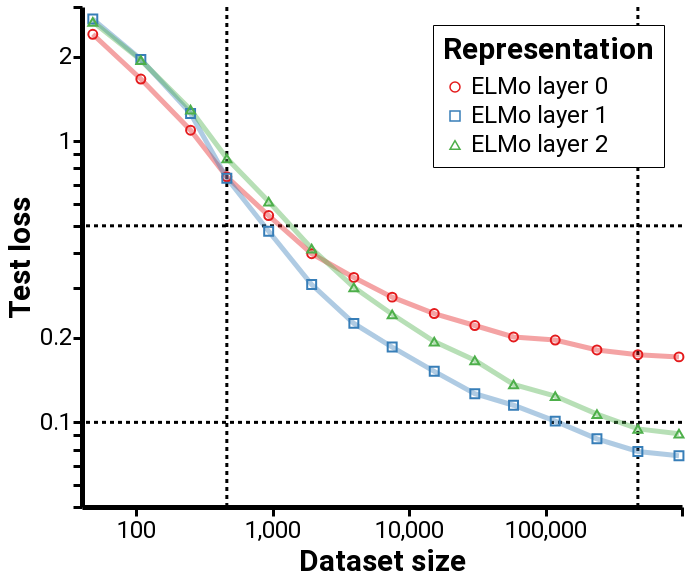

Write notebook code for a chart like this one.
### Code cell
df = load_exps([
    'online_l0_n40000_corruptedFalse',
    'online_l1_n40000_corruptedFalse',
    'online_l2_n40000_corruptedFalse',
    'online_l0_n40000_corruptedFalse_seed1',
    'online_l1_n40000_corruptedFalse_seed1',
    'online_l2_n40000_corruptedFalse_seed1',
    'online_l0_n40000_corruptedFalse_seed0',
    'online_l1_n40000_corruptedFalse_seed0',
    'online_l2_n40000_corruptedFalse_seed0',
    'online_l0_n40000_corruptedFalse_seed2',
    'online_l1_n40000_corruptedFalse_seed2',
    'online_l2_n40000_corruptedFalse_seed2',
])
df = merge_seeds(df)

# df_add = load_exps([
#     '1k_online_l0_n40000_corruptedFalse_seed0',
#     '1k_online_l1_n40000_corruptedFalse_seed0',
#     '1k_online_l2_n40000_corruptedFalse_seed0',
# ])
# df_add = merge_seeds(df_add)
# df = pd.concat([df, df_add], sort=False)
# df_add = load_exps([
#     '100k_online_l0_n40000_corruptedFalse_seed0',
#     '100k_online_l1_n40000_corruptedFalse_seed0',
#     '100k_online_l2_n40000_corruptedFalse_seed0',

# ])
# df_add = merge_seeds(df_add)
# df = pd.concat([df, df_add], sort=False)

df = df.groupby(['representation', 'n']).mean().reset_index()
epsilons = [0.1, 0.5]
ns = [461, 474838]
chart = loss_data_chart(df, final=True, xrules=ns, yrules=epsilons)
display(chart)
save(chart, 'elmo_layers.pdf')
make_latex(df, ns=ns, stack=True)

### Figure 1 — Vega-Lite specification as saved in the notebook (floating-point values rounded to 4 significant figures)
{"config": {"view": {"continuousWidth": 400, "continuousHeight": 300, "stroke": "333", "strokeWidth": 0}, "axis": {"domainColor": "333", "domainWidth": 5, "grid": false, "labelFontSize": 24, "tickColor": "333", "tickCount": 4, "tickOffset": 0, "tickSize": 9, "tickWidth": 3, "titleFontSize": 30}, "font": "Roboto", "legend": {"cornerRadius": 0, "fillColor": "white", "labelFontSize": 24, "labelLimit": 0, "orient": "top-right", "padding": 10, "rowPadding": 5, "strokeColor": "black", "titleFontSize": 30, "titleLimit": 0, "titlePadding": 10}, "title": {"fontSize": 30, "fontWeight": "normal"}}, "layer": [{"data": {"name": "data-e10056bf0454688931c309f0da8ff23d"}, "mark": {"type": "rule", "color": "999", "size": 3, "strokeDash": [4, 4]}, "encoding": {"x": {"type": "quantitative", "field": "x"}}}, {"data": {"name": "data-e10056bf0454688931c309f0da8ff23d"}, "mark": {"type": "rule", "color": "999", "size": 3, "strokeDash": [4, 4]}, "encoding": {"y": {"type": "quantitative", "field": "y"}}}, {"data": {"name": "data-b4a8a96cb532dfeef008eebaa6548c65"}, "mark": {"type": "line", "opacity": 0.4, "size": 5}, "encoding": {"color": {"type": "nominal", "field": "representation", "legend": null, "scale": {"scheme": "set1"}, "title": "Representation"}, "x": {"type": "quantitative", "field": "n", "scale": {"domain": [40, 1000000], "nice": false, "type": "log"}, "title": "Dataset size"}, "y": {"type": "quantitative", "aggregate": "mean", "field": "mean_loss_test", "scale": {"domain": [0.05, 3], "nice": false, "type": "log"}, "title": "Test loss"}}, "title": ""}, {"data": {"name": "data-b4a8a96cb532dfeef008eebaa6548c65"}, "mark": {"type": "point", "opacity": 1, "size": 80}, "encoding": {"color": {"type": "nominal", "field": "representation", "scale": {"scheme": "set1"}, "title": "Representation"}, "shape": {"type": "nominal", "field": "representation", "title": "Representation"}, "tooltip": [{"type": "quantitative", "field": "n"}, {"type": "nominal", "field": "representation"}], "x": {"type": "quantitative", "field": "n", "scale": {"domain": [40, 1000000], "nice": false, "type": "log"}, "title": "Dataset size"}, "y": {"type": "quantitative", "aggregate": "mean", "field": "mean_loss_test", "scale": {"domain": [0.05, 3], "nice": false, "type": "log"}, "title": "Test loss"}}, "title": ""}], "background": "white", "height": 500, "resolve": {"scale": {"color": "independent", "shape": "independent"}}, "width": 600, "$schema": "https://vega.github.io/schema/vega-lite/v4.8.1.json", "datasets": {"data-e10056bf0454688931c309f0da8ff23d": [{"x": 461.0, "y": null}, {"x": 474800.0, "y": null}, {"x": null, "y": 0.1}, {"x": null, "y": 0.5}], "data-b4a8a96cb532dfeef008eebaa6548c65": [{"representation": "ELMo layer 0", "n": 48, "corrupted": false, "loss_dev": 93910.0, "loss_online_portion": 119.2, "loss_test": 136000.0, "loss_train": null, "mdl": 258.1, "mean_loss_dev": 2.341, "mean_loss_online_portion": 2.404, "mean_loss_test": 2.399, "model_layer": 0.0, "num_examples_dev": 1700.0, "num_examples_online_portion": 2.0, "num_examples_test": 2416.0, "num_examples_train": null, "num_targets_dev": 40120.0, "num_targets_online_portion": 51.75, "num_targets_real_dev": 40120.0, "num_targets_real_online_portion": 51.75, "num_targets_real_test": 56680.0, "num_targets_real_train": null, "num_targets_test": 56680.0, "num_targets_train": null, "train_targets": 47.0}, {"representation": "ELMo layer 0", "n": 108, "corrupted": false, "loss_dev": 65400.0, "loss_online_portion": 226.3, "loss_test": 94270.0, "loss_train": null, "mdl": 377.3, "mean_loss_dev": 1.63, "mean_loss_online_portion": 1.674, "mean_loss_test": 1.663, "model_layer": 0.0, "num_examples_dev": 1700.0, "num_examples_online_portion": 5.0, "num_examples_test": 2416.0, "num_examples_train": null, "num_targets_dev": 40120.0, "num_targets_online_portion": 136.0, "num_targets_real_dev": 40120.0, "num_targets_real_online_portion": 136.0, "num_targets_real_test": 56680.0, "num_targets_real_train": null, "num_targets_test": 56680.0, "num_targets_train": null, "train_targets": 98.75}, {"representation": "ELMo layer 0", "n": 250, "corrupted": false, "loss_dev": 43140.0, "loss_online_portion": 280.9, "loss_test": 62030.0, "loss_train": null, "mdl": 603.6, "mean_loss_dev": 1.075, "mean_loss_online_portion": 1.17, "mean_loss_test": 1.094, "model_layer": 0.0, "num_examples_dev": 1700.0, "num_examples_online_portion": 10.0, "num_examples_test": 2416.0, "num_examples_train": null, "num_targets_dev": 40120.0, "num_targets_online_portion": 238.8, "num_targets_real_dev": 40120.0, "num_targets_real_online_portion": 238.8, "num_targets_real_test": 56680.0, "num_targets_real_train": null, "num_targets_test": 56680.0, "num_targets_train": null, "train_targets": 234.8}, {"representation": "ELMo layer 0", "n": 461, "corrupted": false, "loss_dev": 28980.0, "loss_online_portion": 390.8, "loss_test": 42350.0, "loss_train": null, "mdl": 884.5, "mean_loss_dev": 0.7224, "mean_loss_online_portion": 0.8171, "mean_loss_test": 0.7471, "model_layer": 0.0, "num_examples_dev": 1700.0, "num_examples_online_portion": 20.0, "num_examples_test": 2416.0, "num_examples_train": null, "num_targets_dev": 40120.0, "num_targets_online_portion": 480.5, "num_targets_real_dev": 40120.0, "num_targets_real_online_portion": 480.5, "num_targets_real_test": 56680.0, "num_targets_real_train": null, "num_targets_test": 56680.0, "num_targets_train": null, "train_targets": 473.5}, {"representation": "ELMo layer 0", "n": 934, "corrupted": false, "loss_dev": 22220.0, "loss_online_portion": 530.0, "loss_test": 30810.0, "loss_train": null, "mdl": 1275.0, "mean_loss_dev": 0.5539, "mean_loss_online_portion": 0.5342, "mean_loss_test": 0.5436, "model_layer": 0.0, "num_examples_dev": 1700.0, "num_examples_online_portion": 40.0, "num_examples_test": 2416.0, "num_examples_train": null, "num_targets_dev": 40120.0, "num_targets_online_portion": 991.0, "num_targets_real_dev": 40120.0, "num_targets_real_online_portion": 991.0, "num_targets_real_test": 56680.0, "num_targets_real_train": null, "num_targets_test": 56680.0, "num_targets_train": null, "train_targets": 954.0}, {"representation": "ELMo layer 0", "n": 1930, "corrupted": false, "loss_dev": 15810.0, "loss_online_portion": 796.6, "loss_test": 22550.0, "loss_train": null, "mdl": 1805.0, "mean_loss_dev": 0.394, "mean_loss_online_portion": 0.413, "mean_loss_test": 0.3978, "model_layer": 0.0, "num_examples_dev": 1700.0, "num_examples_online_portion": 80.0, "num_examples_test": 2416.0, "num_examples_train": null, "num_targets_dev": 40120.0, "num_targets_online_portion": 1932.0, "num_targets_real_dev": 40120.0, "num_targets_real_online_portion": 1932.0, "num_targets_real_test": 56680.0, "num_targets_real_train": null, "num_targets_test": 56680.0, "num_targets_train": null, "train_targets": 1945.0}, {"representation": "ELMo layer 0", "n": 3933, "corrupted": false, "loss_dev": 12760.0, "loss_online_portion": 1188.0, "loss_test": 18560.0, "loss_train": null, "mdl": 2602.0, "mean_loss_dev": 0.318, "mean_loss_online_portion": 0.3218, "mean_loss_test": 0.3275, "model_layer": 0.0, "num_examples_dev": 1700.0, "num_examples_online_portion": 159.0, "num_examples_test": 2416.0, "num_examples_train": null, "num_targets_dev": 40120.0, "num_targets_online_portion": 3690.0, "num_targets_real_dev": 40120.0, "num_targets_real_online_portion": 3690.0, "num_targets_real_test": 56680.0, "num_targets_real_train": null, "num_targets_test": 56680.0, "num_targets_train": null, "train_targets": 3877.0}, {"representation": "ELMo layer 0", "n": 7509, "corrupted": false, "loss_dev": 10930.0, "loss_online_portion": 2094.0, "loss_test": 15810.0, "loss_train": null, "mdl": 3790.0, "mean_loss_dev": 0.2725, "mean_loss_online_portion": 0.2708, "mean_loss_test": 0.2788, "model_layer": 0.0, "num_examples_dev": 1700.0, "num_examples_online_portion": 319.0, "num_examples_test": 2416.0, "num_examples_train": null, "num_targets_dev": 40120.0, "num_targets_online_portion": 7738.0, "num_targets_real_dev": 40120.0, "num_targets_real_online_portion": 7738.0, "num_targets_real_test": 56680.0, "num_targets_real_train": null, "num_targets_test": 56680.0, "num_targets_train": null, "train_targets": 7566.0}, {"representation": "ELMo layer 0", "n": 15274, "corrupted": false, "loss_dev": 9469.0, "loss_online_portion": 3833.0, "loss_test": 13810.0, "loss_train": null, "mdl": 5884.0, "mean_loss_dev": 0.236, "mean_loss_online_portion": 0.2518, "mean_loss_test": 0.2437, "model_layer": 0.0, "num_examples_dev": 1700.0, "num_examples_online_portion": 637.0, "num_examples_test": 2416.0, "num_examples_train": null, "num_targets_dev": 40120.0, "num_targets_online_portion": 15220.0, "num_targets_real_dev": 40120.0, "num_targets_real_online_portion": 15220.0, "num_targets_real_test": 56680.0, "num_targets_real_train": null, "num_targets_test": 56680.0, "num_targets_train": null, "train_targets": 15300.0}, {"representation": "ELMo layer 0", "n": 30288, "corrupted": false, "loss_dev": 8583.0, "loss_online_portion": 6219.0, "loss_test": 12530.0, "loss_train": null, "mdl": 9717.0, "mean_loss_dev": 0.2139, "mean_loss_online_portion": 0.2181, "mean_loss_test": 0.221, "model_layer": 0.0, "num_examples_dev": 1700.0, "num_examples_online_portion": 1215.0, "num_examples_test": 2416.0, "num_examples_train": null, "num_targets_dev": 40120.0, "num_targets_online_portion": 28510.0, "num_targets_real_dev": 40120.0, "num_targets_real_online_portion": 28510.0, "num_targets_real_test": 56680.0, "num_targets_real_train": null, "num_targets_test": 56680.0, "num_targets_train": null, "train_targets": 30520.0}, {"representation": "ELMo layer 0", "n": 58236, "corrupted": false, "loss_dev": 7932.0, "loss_online_portion": 11910.0, "loss_test": 11400.0, "loss_train": null, "mdl": 15940.0, "mean_loss_dev": 0.1977, "mean_loss_online_portion": 0.1998, "mean_loss_test": 0.2012, "model_layer": 0.0, "num_examples_dev": 1700.0, "num_examples_online_portion": 2490.0, "num_examples_test": 2416.0, "num_examples_train": null, "num_targets_dev": 40120.0, "num_targets_online_portion": 59600.0, "num_targets_real_dev": 40120.0, "num_targets_real_online_portion": 59600.0, "num_targets_real_test": 56680.0, "num_targets_real_train": null, "num_targets_test": 56680.0, "num_targets_train": null, "train_targets": 59040.0}, {"representation": "ELMo layer 0", "n": 117704, "corrupted": false, "loss_dev": 7728.0, "loss_online_portion": 22720.0, "loss_test": 11120.0, "loss_train": null, "mdl": 27850.0, "mean_loss_dev": 0.1926, "mean_loss_online_portion": 0.1903, "mean_loss_test": 0.1962, "model_layer": 0.0, "num_examples_dev": 1700.0, "num_examples_online_portion": 4979.0, "num_examples_test": 2416.0, "num_examples_train": null, "num_targets_dev": 40120.0, "num_targets_online_portion": 119400.0, "num_targets_real_dev": 40120.0, "num_targets_real_online_portion": 119400.0, "num_targets_real_test": 56680.0, "num_targets_real_train": null, "num_targets_test": 56680.0, "num_targets_train": null, "train_targets": 118600.0}, {"representation": "ELMo layer 0", "n": 237967, "corrupted": false, "loss_dev": 7214.0, "loss_online_portion": 41840.0, "loss_test": 10260.0, "loss_train": null, "mdl": 50570.0, "mean_loss_dev": 0.1798, "mean_loss_online_portion": 0.1765, "mean_loss_test": 0.181, "model_layer": 0.0, "num_examples_dev": 1700.0, "num_examples_online_portion": 9958.0, "num_examples_test": 2416.0, "num_examples_train": null, "num_targets_dev": 40120.0, "num_targets_online_portion": 237000.0, "num_targets_real_dev": 40120.0, "num_targets_real_online_portion": 237000.0, "num_targets_real_test": 56680.0, "num_targets_real_train": null, "num_targets_test": 56680.0, "num_targets_train": null, "train_targets": 238000.0}, {"representation": "ELMo layer 0", "n": 474838, "corrupted": false, "loss_dev": 7042.0, "loss_online_portion": 81140.0, "loss_test": 9867.0, "loss_train": null, "mdl": 92400.0, "mean_loss_dev": 0.1755, "mean_loss_online_portion": 0.1708, "mean_loss_test": 0.1741, "model_layer": 0.0, "num_examples_dev": 1700.0, "num_examples_online_portion": 19920.0, "num_examples_test": 2416.0, "num_examples_train": null, "num_targets_dev": 40120.0, "num_targets_online_portion": 475000.0, "num_targets_real_dev": 40120.0, "num_targets_real_online_portion": 475000.0, "num_targets_real_test": 56680.0, "num_targets_real_train": null, "num_targets_test": 56680.0, "num_targets_train": null, "train_targets": 475100.0}, {"representation": "ELMo layer 0", "n": 950028, "corrupted": false, "loss_dev": 6923.0, "loss_online_portion": null, "loss_test": 9689.0, "loss_train": 142400.0, "mdl": 173500.0, "mean_loss_dev": 0.1726, "mean_loss_online_portion": null, "mean_loss_test": 0.1709, "model_layer": 0.0, "num_examples_dev": 1700.0, "num_examples_online_portion": null, "num_examples_test": 2416.0, "num_examples_train": 39830.0, "num_targets_dev": 40120.0, "num_targets_online_portion": null, "num_targets_real_dev": 40120.0, "num_targets_real_online_portion": null, "num_targets_real_test": 56680.0, "num_targets_real_train": 950000.0, "num_targets_test": 56680.0, "num_targets_train": 950000.0, "train_targets": 950000.0}, {"representation": "ELMo layer 1", "n": 48, "corrupted": false, "loss_dev": 107600.0, "loss_online_portion": 138.9, "loss_test": 154000.0, "loss_train": null, "mdl": 258.1, "mean_loss_dev": 2.681, "mean_loss_online_portion": 2.75, "mean_loss_test": 2.717, "model_layer": 1.0, "num_examples_dev": 1700.0, "num_examples_online_portion": 2.0, "num_examples_test": 2416.0, "num_examples_train": null, "num_targets_dev": 40120.0, "num_targets_online_portion": 51.75, "num_targets_real_dev": 40120.0, "num_targets_real_online_portion": 51.75, "num_targets_real_test": 56680.0, "num_targets_real_train": null, "num_targets_test": 56680.0, "num_targets_train": null, "train_targets": 47.0}, {"representation": "ELMo layer 1", "n": 108, "corrupted": false, "loss_dev": 77980.0, "loss_online_portion": 266.6, "loss_test": 110800.0, "loss_train": null, "mdl": 397.1, "mean_loss_dev": 1.944, "mean_loss_online_portion": 1.96, "mean_loss_test": 1.954, "model_layer": 1.0, "num_examples_dev": 1700.0, "num_examples_online_portion": 5.0, "num_examples_test": 2416.0, "num_examples_train": null, "num_targets_dev": 40120.0, "num_targets_online_portion": 136.0, "num_targets_real_dev": 40120.0, "num_targets_real_online_portion": 136.0, "num_targets_real_test": 56680.0, "num_targets_real_train": null, "num_targets_test": 56680.0, "num_targets_train": null, "train_targets": 98.75}, {"representation": "ELMo layer 1", "n": 250, "corrupted": false, "loss_dev": 50120.0, "loss_online_portion": 345.6, "loss_test": 71150.0, "loss_train": null, "mdl": 663.7, "mean_loss_dev": 1.249, "mean_loss_online_portion": 1.446, "mean_loss_test": 1.255, "model_layer": 1.0, "num_examples_dev": 1700.0, "num_examples_online_portion": 10.0, "num_examples_test": 2416.0, "num_examples_train": null, "num_targets_dev": 40120.0, "num_targets_online_portion": 238.8, "num_targets_real_dev": 40120.0, "num_targets_real_online_portion": 238.8, "num_targets_real_test": 56680.0, "num_targets_real_train": null, "num_targets_test": 56680.0, "num_targets_train": null, "train_targets": 234.8}, {"representation": "ELMo layer 1", "n": 461, "corrupted": false, "loss_dev": 29700.0, "loss_online_portion": 390.6, "loss_test": 41860.0, "loss_train": null, "mdl": 1009.0, "mean_loss_dev": 0.7405, "mean_loss_online_portion": 0.8181, "mean_loss_test": 0.7385, "model_layer": 1.0, "num_examples_dev": 1700.0, "num_examples_online_portion": 20.0, "num_examples_test": 2416.0, "num_examples_train": null, "num_targets_dev": 40120.0, "num_targets_online_portion": 480.5, "num_targets_real_dev": 40120.0, "num_targets_real_online_portion": 480.5, "num_targets_real_test": 56680.0, "num_targets_real_train": null, "num_targets_test": 56680.0, "num_targets_train": null, "train_targets": 473.5}, {"representation": "ELMo layer 1", "n": 934, "corrupted": false, "loss_dev": 20410.0, "loss_online_portion": 493.3, "loss_test": 27090.0, "loss_train": null, "mdl": 1400.0, "mean_loss_dev": 0.5087, "mean_loss_online_portion": 0.4971, "mean_loss_test": 0.478, "model_layer": 1.0, "num_examples_dev": 1700.0, "num_examples_online_portion": 40.0, "num_examples_test": 2416.0, "num_examples_train": null, "num_targets_dev": 40120.0, "num_targets_online_portion": 991.0, "num_targets_real_dev": 40120.0, "num_targets_real_online_portion": 991.0, "num_targets_real_test": 56680.0, "num_targets_real_train": null, "num_targets_test": 56680.0, "num_targets_train": null, "train_targets": 954.0}, {"representation": "ELMo layer 1", "n": 1930, "corrupted": false, "loss_dev": 13420.0, "loss_online_portion": 712.6, "loss_test": 17520.0, "loss_train": null, "mdl": 1893.0, "mean_loss_dev": 0.3344, "mean_loss_online_portion": 0.3682, "mean_loss_test": 0.3091, "model_layer": 1.0, "num_examples_dev": 1700.0, "num_examples_online_portion": 80.0, "num_examples_test": 2416.0, "num_examples_train": null, "num_targets_dev": 40120.0, "num_targets_online_portion": 1932.0, "num_targets_real_dev": 40120.0, "num_targets_real_online_portion": 1932.0, "num_targets_real_test": 56680.0, "num_targets_real_train": null, "num_targets_test": 56680.0, "num_targets_train": null, "train_targets": 1945.0}, {"representation": "ELMo layer 1", "n": 3933, "corrupted": false, "loss_dev": 9745.0, "loss_online_portion": 899.5, "loss_test": 12750.0, "loss_train": null, "mdl": 2606.0, "mean_loss_dev": 0.2429, "mean_loss_online_portion": 0.2435, "mean_loss_test": 0.2249, "model_layer": 1.0, "num_examples_dev": 1700.0, "num_examples_online_portion": 159.0, "num_examples_test": 2416.0, "num_examples_train": null, "num_targets_dev": 40120.0, "num_targets_online_portion": 3690.0, "num_targets_real_dev": 40120.0, "num_targets_real_online_portion": 3690.0, "num_targets_real_test": 56680.0, "num_targets_real_train": null, "num_targets_test": 56680.0, "num_targets_train": null, "train_targets": 3877.0}, {"representation": "ELMo layer 1", "n": 7509, "corrupted": false, "loss_dev": 7968.0, "loss_online_portion": 1496.0, "loss_test": 10500.0, "loss_train": null, "mdl": 3505.0, "mean_loss_dev": 0.1986, "mean_loss_online_portion": 0.1934, "mean_loss_test": 0.1852, "model_layer": 1.0, "num_examples_dev": 1700.0, "num_examples_online_portion": 319.0, "num_examples_test": 2416.0, "num_examples_train": null, "num_targets_dev": 40120.0, "num_targets_online_portion": 7738.0, "num_targets_real_dev": 40120.0, "num_targets_real_online_portion": 7738.0, "num_targets_real_test": 56680.0, "num_targets_real_train": null, "num_targets_test": 56680.0, "num_targets_train": null, "train_targets": 7566.0}, {"representation": "ELMo layer 1", "n": 15274, "corrupted": false, "loss_dev": 6546.0, "loss_online_portion": 2485.0, "loss_test": 8610.0, "loss_train": null, "mdl": 5001.0, "mean_loss_dev": 0.1632, "mean_loss_online_portion": 0.1631, "mean_loss_test": 0.1519, "model_layer": 1.0, "num_examples_dev": 1700.0, "num_examples_online_portion": 637.0, "num_examples_test": 2416.0, "num_examples_train": null, "num_targets_dev": 40120.0, "num_targets_online_portion": 15220.0, "num_targets_real_dev": 40120.0, "num_targets_real_online_portion": 15220.0, "num_targets_real_test": 56680.0, "num_targets_real_train": null, "num_targets_test": 56680.0, "num_targets_train": null, "train_targets": 15300.0}, {"representation": "ELMo layer 1", "n": 30288, "corrupted": false, "loss_dev": 5591.0, "loss_online_portion": 3799.0, "loss_test": 7164.0, "loss_train": null, "mdl": 7486.0, "mean_loss_dev": 0.1394, "mean_loss_online_portion": 0.1332, "mean_loss_test": 0.1264, "model_layer": 1.0, "num_examples_dev": 1700.0, "num_examples_online_portion": 1215.0, "num_examples_test": 2416.0, "num_examples_train": null, "num_targets_dev": 40120.0, "num_targets_online_portion": 28510.0, "num_targets_real_dev": 40120.0, "num_targets_real_online_portion": 28510.0, "num_targets_real_test": 56680.0, "num_targets_real_train": null, "num_targets_test": 56680.0, "num_targets_train": null, "train_targets": 30520.0}, {"representation": "ELMo layer 1", "n": 58236, "corrupted": false, "loss_dev": 4895.0, "loss_online_portion": 7023.0, "loss_test": 6522.0, "loss_train": null, "mdl": 11280.0, "mean_loss_dev": 0.122, "mean_loss_online_portion": 0.1178, "mean_loss_test": 0.1151, "model_layer": 1.0, "num_examples_dev": 1700.0, "num_examples_online_portion": 2490.0, "num_examples_test": 2416.0, "num_examples_train": null, "num_targets_dev": 40120.0, "num_targets_online_portion": 59600.0, "num_targets_real_dev": 40120.0, "num_targets_real_online_portion": 59600.0, "num_targets_real_test": 56680.0, "num_targets_real_train": null, "num_targets_test": 56680.0, "num_targets_train": null, "train_targets": 59040.0}, {"representation": "ELMo layer 1", "n": 117704, "corrupted": false, "loss_dev": 4410.0, "loss_online_portion": 12370.0, "loss_test": 5725.0, "loss_train": null, "mdl": 18310.0, "mean_loss_dev": 0.1099, "mean_loss_online_portion": 0.1036, "mean_loss_test": 0.101, "model_layer": 1.0, "num_examples_dev": 1700.0, "num_examples_online_portion": 4979.0, "num_examples_test": 2416.0, "num_examples_train": null, "num_targets_dev": 40120.0, "num_targets_online_portion": 119400.0, "num_targets_real_dev": 40120.0, "num_targets_real_online_portion": 119400.0, "num_targets_real_test": 56680.0, "num_targets_real_train": null, "num_targets_test": 56680.0, "num_targets_train": null, "train_targets": 118600.0}, {"representation": "ELMo layer 1", "n": 237967, "corrupted": false, "loss_dev": 3860.0, "loss_online_portion": 21970.0, "loss_test": 4953.0, "loss_train": null, "mdl": 30670.0, "mean_loss_dev": 0.09622, "mean_loss_online_portion": 0.0927, "mean_loss_test": 0.08739, "model_layer": 1.0, "num_examples_dev": 1700.0, "num_examples_online_portion": 9958.0, "num_examples_test": 2416.0, "num_examples_train": null, "num_targets_dev": 40120.0, "num_targets_online_portion": 237000.0, "num_targets_real_dev": 40120.0, "num_targets_real_online_portion": 237000.0, "num_targets_real_test": 56680.0, "num_targets_real_train": null, "num_targets_test": 56680.0, "num_targets_train": null, "train_targets": 238000.0}, {"representation": "ELMo layer 1", "n": 474838, "corrupted": false, "loss_dev": 3673.0, "loss_online_portion": 39780.0, "loss_test": 4465.0, "loss_train": null, "mdl": 52650.0, "mean_loss_dev": 0.09155, "mean_loss_online_portion": 0.08376, "mean_loss_test": 0.07877, "model_layer": 1.0, "num_examples_dev": 1700.0, "num_examples_online_portion": 19920.0, "num_examples_test": 2416.0, "num_examples_train": null, "num_targets_dev": 40120.0, "num_targets_online_portion": 475000.0, "num_targets_real_dev": 40120.0, "num_targets_real_online_portion": 475000.0, "num_targets_real_test": 56680.0, "num_targets_real_train": null, "num_targets_test": 56680.0, "num_targets_train": null, "train_targets": 475100.0}, {"representation": "ELMo layer 1", "n": 950028, "corrupted": false, "loss_dev": 3457.0, "loss_online_portion": null, "loss_test": 4313.0, "loss_train": 55490.0, "mdl": 92430.0, "mean_loss_dev": 0.08617, "mean_loss_online_portion": null, "mean_loss_test": 0.0761, "model_layer": 1.0, "num_examples_dev": 1700.0, "num_examples_online_portion": null, "num_examples_test": 2416.0, "num_examples_train": 39830.0, "num_targets_dev": 40120.0, "num_targets_online_portion": null, "num_targets_real_dev": 40120.0, "num_targets_real_online_portion": null, "num_targets_real_test": 56680.0, "num_targets_real_train": 950000.0, "num_targets_test": 56680.0, "num_targets_train": 950000.0, "train_targets": 950000.0}, {"representation": "ELMo layer 2", "n": 48, "corrupted": false, "loss_dev": 106000.0, "loss_online_portion": 144.0, "loss_test": 150700.0, "loss_train": null, "mdl": 258.1, "mean_loss_dev": 2.641, "mean_loss_online_portion": 2.841, "mean_loss_test": 2.658, "model_layer": 2.0, "num_examples_dev": 1700.0, "num_examples_online_portion": 2.0, "num_examples_test": 2416.0, "num_examples_train": null, "num_targets_dev": 40120.0, "num_targets_online_portion": 51.75, "num_targets_real_dev": 40120.0, "num_targets_real_online_portion": 51.75, "num_targets_real_test": 56680.0, "num_targets_real_train": null, "num_targets_test": 56680.0, "num_targets_train": null, "train_targets": 47.0}, {"representation": "ELMo layer 2", "n": 108, "corrupted": false, "loss_dev": 77770.0, "loss_online_portion": 275.8, "loss_test": 110100.0, "loss_train": null, "mdl": 402.1, "mean_loss_dev": 1.939, "mean_loss_online_portion": 2.024, "mean_loss_test": 1.942, "model_layer": 2.0, "num_examples_dev": 1700.0, "num_examples_online_portion": 5.0, "num_examples_test": 2416.0, "num_examples_train": null, "num_targets_dev": 40120.0, "num_targets_online_portion": 136.0, "num_targets_real_dev": 40120.0, "num_targets_real_online_portion": 136.0, "num_targets_real_test": 56680.0, "num_targets_real_train": null, "num_targets_test": 56680.0, "num_targets_train": null, "train_targets": 98.75}, {"representation": "ELMo layer 2", "n": 250, "corrupted": false, "loss_dev": 52350.0, "loss_online_portion": 339.9, "loss_test": 73410.0, "loss_train": null, "mdl": 677.9, "mean_loss_dev": 1.305, "mean_loss_online_portion": 1.421, "mean_loss_test": 1.295, "model_layer": 2.0, "num_examples_dev": 1700.0, "num_examples_online_portion": 10.0, "num_examples_test": 2416.0, "num_examples_train": null, "num_targets_dev": 40120.0, "num_targets_online_portion": 238.8, "num_targets_real_dev": 40120.0, "num_targets_real_online_portion": 238.8, "num_targets_real_test": 56680.0, "num_targets_real_train": null, "num_targets_test": 56680.0, "num_targets_train": null, "train_targets": 234.8}, {"representation": "ELMo layer 2", "n": 461, "corrupted": false, "loss_dev": 35460.0, "loss_online_portion": 449.3, "loss_test": 49270.0, "loss_train": null, "mdl": 1018.0, "mean_loss_dev": 0.8839, "mean_loss_online_portion": 0.9396, "mean_loss_test": 0.8691, "model_layer": 2.0, "num_examples_dev": 1700.0, "num_examples_online_portion": 20.0, "num_examples_test": 2416.0, "num_examples_train": null, "num_targets_dev": 40120.0, "num_targets_online_portion": 480.5, "num_targets_real_dev": 40120.0, "num_targets_real_online_portion": 480.5, "num_targets_real_test": 56680.0, "num_targets_real_train": null, "num_targets_test": 56680.0, "num_targets_train": null, "train_targets": 473.5}, {"representation": "ELMo layer 2", "n": 934, "corrupted": false, "loss_dev": 25880.0, "loss_online_portion": 649.0, "loss_test": 34570.0, "loss_train": null, "mdl": 1467.0, "mean_loss_dev": 0.645, "mean_loss_online_portion": 0.6546, "mean_loss_test": 0.6099, "model_layer": 2.0, "num_examples_dev": 1700.0, "num_examples_online_portion": 40.0, "num_examples_test": 2416.0, "num_examples_train": null, "num_targets_dev": 40120.0, "num_targets_online_portion": 991.0, "num_targets_real_dev": 40120.0, "num_targets_real_online_portion": 991.0, "num_targets_real_test": 56680.0, "num_targets_real_train": null, "num_targets_test": 56680.0, "num_targets_train": null, "train_targets": 954.0}, {"representation": "ELMo layer 2", "n": 1930, "corrupted": false, "loss_dev": 17900.0, "loss_online_portion": 930.6, "loss_test": 23530.0, "loss_train": null, "mdl": 2116.0, "mean_loss_dev": 0.4463, "mean_loss_online_portion": 0.4809, "mean_loss_test": 0.4151, "model_layer": 2.0, "num_examples_dev": 1700.0, "num_examples_online_portion": 80.0, "num_examples_test": 2416.0, "num_examples_train": null, "num_targets_dev": 40120.0, "num_targets_online_portion": 1932.0, "num_targets_real_dev": 40120.0, "num_targets_real_online_portion": 1932.0, "num_targets_real_test": 56680.0, "num_targets_real_train": null, "num_targets_test": 56680.0, "num_targets_train": null, "train_targets": 1945.0}, {"representation": "ELMo layer 2", "n": 3933, "corrupted": false, "loss_dev": 13090.0, "loss_online_portion": 1191.0, "loss_test": 17130.0, "loss_train": null, "mdl": 3047.0, "mean_loss_dev": 0.3263, "mean_loss_online_portion": 0.3218, "mean_loss_test": 0.3022, "model_layer": 2.0, "num_examples_dev": 1700.0, "num_examples_online_portion": 159.0, "num_examples_test": 2416.0, "num_examples_train": null, "num_targets_dev": 40120.0, "num_targets_online_portion": 3690.0, "num_targets_real_dev": 40120.0, "num_targets_real_online_portion": 3690.0, "num_targets_real_test": 56680.0, "num_targets_real_train": null, "num_targets_test": 56680.0, "num_targets_train": null, "train_targets": 3877.0}, {"representation": "ELMo layer 2", "n": 7509, "corrupted": false, "loss_dev": 10670.0, "loss_online_portion": 1959.0, "loss_test": 13730.0, "loss_train": null, "mdl": 4238.0, "mean_loss_dev": 0.2659, "mean_loss_online_portion": 0.2532, "mean_loss_test": 0.2422, "model_layer": 2.0, "num_examples_dev": 1700.0, "num_examples_online_portion": 319.0, "num_examples_test": 2416.0, "num_examples_train": null, "num_targets_dev": 40120.0, "num_targets_online_portion": 7738.0, "num_targets_real_dev": 40120.0, "num_targets_real_online_portion": 7738.0, "num_targets_real_test": 56680.0, "num_targets_real_train": null, "num_targets_test": 56680.0, "num_targets_train": null, "train_targets": 7566.0}, {"representation": "ELMo layer 2", "n": 15274, "corrupted": false, "loss_dev": 8599.0, "loss_online_portion": 3238.0, "loss_test": 10980.0, "loss_train": null, "mdl": 6197.0, "mean_loss_dev": 0.2143, "mean_loss_online_portion": 0.2128, "mean_loss_test": 0.1937, "model_layer": 2.0, "num_examples_dev": 1700.0, "num_examples_online_portion": 637.0, "num_examples_test": 2416.0, "num_examples_train": null, "num_targets_dev": 40120.0, "num_targets_online_portion": 15220.0, "num_targets_real_dev": 40120.0, "num_targets_real_online_portion": 15220.0, "num_targets_real_test": 56680.0, "num_targets_real_train": null, "num_targets_test": 56680.0, "num_targets_train": null, "train_targets": 15300.0}, {"representation": "ELMo layer 2", "n": 30288, "corrupted": false, "loss_dev": 7392.0, "loss_online_portion": 4967.0, "loss_test": 9420.0, "loss_train": null, "mdl": 9436.0, "mean_loss_dev": 0.1843, "mean_loss_online_portion": 0.1741, "mean_loss_test": 0.1662, "model_layer": 2.0, "num_examples_dev": 1700.0, "num_examples_online_portion": 1215.0, "num_examples_test": 2416.0, "num_examples_train": null, "num_targets_dev": 40120.0, "num_targets_online_portion": 28510.0, "num_targets_real_dev": 40120.0, "num_targets_real_online_portion": 28510.0, "num_targets_real_test": 56680.0, "num_targets_real_train": null, "num_targets_test": 56680.0, "num_targets_train": null, "train_targets": 30520.0}, {"representation": "ELMo layer 2", "n": 58236, "corrupted": false, "loss_dev": 5983.0, "loss_online_portion": 8788.0, "loss_test": 7736.0, "loss_train": null, "mdl": 14400.0, "mean_loss_dev": 0.1491, "mean_loss_online_portion": 0.1474, "mean_loss_test": 0.1365, "model_layer": 2.0, "num_examples_dev": 1700.0, "num_examples_online_portion": 2490.0, "num_examples_test": 2416.0, "num_examples_train": null, "num_targets_dev": 40120.0, "num_targets_online_portion": 59600.0, "num_targets_real_dev": 40120.0, "num_targets_real_online_portion": 59600.0, "num_targets_real_test": 56680.0, "num_targets_real_train": null, "num_targets_test": 56680.0, "num_targets_train": null, "train_targets": 59040.0}, {"representation": "ELMo layer 2", "n": 117704, "corrupted": false, "loss_dev": 5480.0, "loss_online_portion": 15090.0, "loss_test": 7021.0, "loss_train": null, "mdl": 23190.0, "mean_loss_dev": 0.1366, "mean_loss_online_portion": 0.1264, "mean_loss_test": 0.1239, "model_layer": 2.0, "num_examples_dev": 1700.0, "num_examples_online_portion": 4979.0, "num_examples_test": 2416.0, "num_examples_train": null, "num_targets_dev": 40120.0, "num_targets_online_portion": 119400.0, "num_targets_real_dev": 40120.0, "num_targets_real_online_portion": 119400.0, "num_targets_real_test": 56680.0, "num_targets_real_train": null, "num_targets_test": 56680.0, "num_targets_train": null, "train_targets": 118600.0}, {"representation": "ELMo layer 2", "n": 237967, "corrupted": false, "loss_dev": 4894.0, "loss_online_portion": 27180.0, "loss_test": 6067.0, "loss_train": null, "mdl": 38280.0, "mean_loss_dev": 0.122, "mean_loss_online_portion": 0.1147, "mean_loss_test": 0.107, "model_layer": 2.0, "num_examples_dev": 1700.0, "num_examples_online_portion": 9958.0, "num_examples_test": 2416.0, "num_examples_train": null, "num_targets_dev": 40120.0, "num_targets_online_portion": 237000.0, "num_targets_real_dev": 40120.0, "num_targets_real_online_portion": 237000.0, "num_targets_real_test": 56680.0, "num_targets_real_train": null, "num_targets_test": 56680.0, "num_targets_train": null, "train_targets": 238000.0}, {"representation": "ELMo layer 2", "n": 474838, "corrupted": false, "loss_dev": 4331.0, "loss_online_portion": 46460.0, "loss_test": 5372.0, "loss_train": null, "mdl": 65470.0, "mean_loss_dev": 0.108, "mean_loss_online_portion": 0.09782, "mean_loss_test": 0.09477, "model_layer": 2.0, "num_examples_dev": 1700.0, "num_examples_online_portion": 19920.0, "num_examples_test": 2416.0, "num_examples_train": null, "num_targets_dev": 40120.0, "num_targets_online_portion": 475000.0, "num_targets_real_dev": 40120.0, "num_targets_real_online_portion": 475000.0, "num_targets_real_test": 56680.0, "num_targets_real_train": null, "num_targets_test": 56680.0, "num_targets_train": null, "train_targets": 475100.0}, {"representation": "ELMo layer 2", "n": 950028, "corrupted": false, "loss_dev": 4033.0, "loss_online_portion": null, "loss_test": 5166.0, "loss_train": 68680.0, "mdl": 111900.0, "mean_loss_dev": 0.1005, "mean_loss_online_portion": null, "mean_loss_test": 0.09113, "model_layer": 2.0, "num_examples_dev": 1700.0, "num_examples_online_portion": null, "num_examples_test": 2416.0, "num_examples_train": 39830.0, "num_targets_dev": 40120.0, "num_targets_online_portion": null, "num_targets_real_dev": 40120.0, "num_targets_real_online_portion": null, "num_targets_real_test": 56680.0, "num_targets_real_train": 950000.0, "num_targets_test": 56680.0, "num_targets_train": 950000.0, "train_targets": 950000.0}]}}
